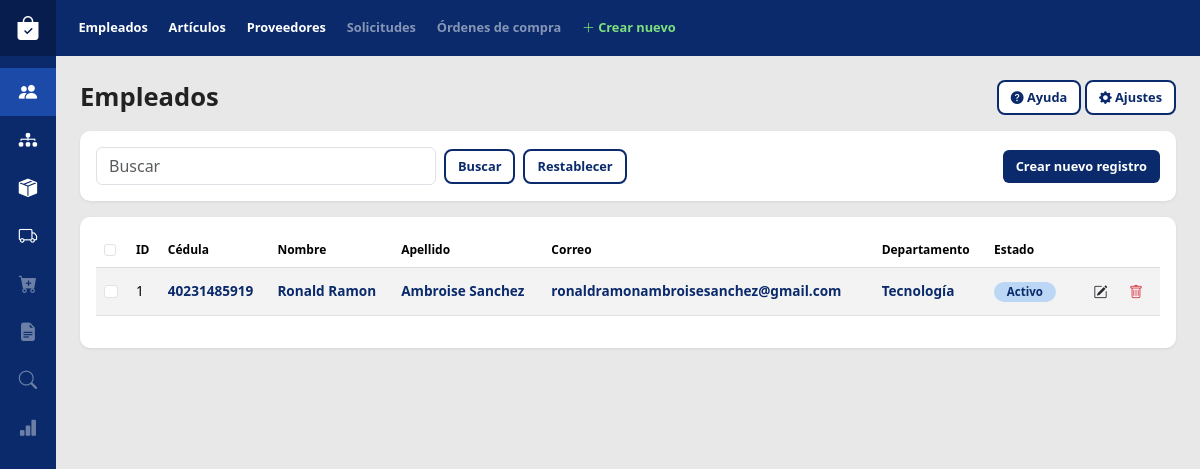
The app's page /compras/index.php with its own data.
### tables this page shows
CREATE TABLE `empleados` (
  `id` int(11) NOT NULL,
  `cedula` varchar(20) NOT NULL,
  `nombre` varchar(80) NOT NULL,
  `apellido` varchar(80) NOT NULL,
  `email` varchar(120) DEFAULT NULL,
  `departamento_id` int(11) NOT NULL,
  `estado` tinyint(4) NOT NULL DEFAULT 1
);

### compras/config.php (called while the page is built, shortened)
<?php
function e($s) { return htmlspecialchars((string)$s, ENT_QUOTES, 'UTF-8'); }
$MODULES = [
  'empleados' => ['t' => 'Empleados', 'table' => 'empleados', 'f' => [
      'cedula' => ['Cédula', 'text'], 'nombre' => ['Nombre', 'text'], 'apellido' => ['Apellido', 'text'],
      'email' => ['Correo', 'email'], 'departamento_id' => ['Departamento', 'fk', 'departamentos'],
      'estado' => ['Estado', 'estado']]],
  'departamentos' => ['t' => 'Departamentos', 'table' => 'departamentos', 'f' => [
      'nombre' => ['Nombre', 'text'], 'estado' => ['Estado', 'estado']]],
  'articulos' => ['t' => 'Artículos', 'table' => 'articulos', 'f' => [
      'codigo' => ['Código', 'text'], 'nombre' => ['Nombre', 'text'], 'marca' => ['Marca', 'text'],
      'unidad' => ['Unidad de medida', 'select', ['Unidad', 'Caja', 'Paquete', 'Resma', 'Libra', 'Litro', 'Metro']],
      'existencia' => ['Existencia', 'number'], 'estado' => ['Estado', 'estado']]],
  'proveedores' => ['t' => 'Proveedores', 'table' => 'proveedores', 'f' => [
      'rnc' => ['RNC', 'text'], 'nombre' => ['Nombre', 'text'], 'telefono' => ['Teléfono', 'tel'],
      'email' => ['Correo', 'email'], 'estado' => ['Estado', 'estado']]],
];

### compras/index.php (the view, shortened to what this page needs)
<?php
require 'config.php';
$m = $_GET['m'] ?? 'empleados';
$M = $MODULES[$m]; $T = $M['table']; $q = trim($_GET['q'] ?? '');
$sel = ['t.*']; $txt = []; $opts = [];
foreach ($M['f'] as $k => $f) {
    if ($f[1] === 'fk') {
        $sel[] = "(SELECT nombre FROM {$f[2]} x WHERE x.id=t.$k) AS {$k}_txt";
    } elseif ($f[1] !== 'estado') $txt[] = "t.$k";
}
$sql = 'SELECT ' . implode(',', $sel) . " FROM $T t"; $p = [];
$st = $db->prepare($sql . ' ORDER BY t.id DESC'); $st->execute($p); $rows = $st->fetchAll();
?>
<!doctype html>
<html lang="es">
<head>
<link href="https://cdn.jsdelivr.net/npm/bootstrap@5.3.3/dist/css/bootstrap.min.css" rel="stylesheet">
<link href="https://cdn.jsdelivr.net/npm/bootstrap-icons@1.11.3/font/bootstrap-icons.css" rel="stylesheet">
<link href="style.css" rel="stylesheet">
</head>
<body>
<header class="topbar">
  <i class="bi bi-bag-check-fill logo"></i>
  <nav>
    <a href="?m=empleados">Empleados</a><a href="?m=articulos">Artículos</a><a href="?m=proveedores">Proveedores</a>
    <a class="off" title="Próximamente">Solicitudes</a><a class="off" title="Próximamente">Órdenes de compra</a>
    <a href="?m=<?= e($m) ?>" class="create" onclick="openForm();return false;"><i class="bi bi-plus-lg"></i> Crear nuevo</a>
  </nav>
</header>
<aside class="sidebar">
  <?php foreach ($SIDE as [$k, $ic, $title, $on]): ?>
    <a <?= $on ? 'href="?m=' . $k . '"' : '' ?> class="<?= $k === $m ? 'active ' : '' ?><?= $on ? '' : 'off' ?>"
       title="<?= e($title . ($on ? '' : ' (próximamente)')) ?>"><i class="bi <?= $ic ?>"></i></a>
  <?php endforeach; ?>
</aside>
<main class="content">
  <div class="d-flex justify-content-between align-items-center mb-3">
    <h1><?= e($M['t']) ?></h1>
    <div><button class="btn btn-outline-navy"><i class="bi bi-question-circle-fill"></i> Ayuda</button>
         <button class="btn btn-outline-navy"><i class="bi bi-gear-fill"></i> Ajustes</button></div>
  </div>
  <div class="panel mb-3">
    <form class="d-flex gap-2 align-items-center" method="get">
      <input class="form-control search" name="q" placeholder="Buscar" value="<?= e($q) ?>">
      <button class="btn btn-outline-navy">Buscar</button>
      <a class="btn btn-outline-navy" href="?m=<?= e($m) ?>">Restablecer</a>
      <button type="button" class="btn btn-navy ms-auto" onclick="openForm()">Crear nuevo registro</button>
    </form>
  </div>
  <div class="panel table-responsive">
    <table class="table table-hover align-middle">
      <thead><tr>
        <th><input type="checkbox" class="form-check-input" id="all"></th><th>ID</th>
        <?php foreach ($M['f'] as $f): ?><th><?= e($f[0]) ?></th><?php endforeach; ?><th></th>
      </tr></thead>
      <tbody>
      <?php foreach ($rows as $r): ?>
        <tr>
          <td><input type="checkbox" class="form-check-input row-check"></td><td><?= $r['id'] ?></td>
          <?php foreach ($M['f'] as $k => $f): ?>
            <td><?php if ($f[1] === 'estado'): ?>
                  <span class="pill <?= $r[$k] ? '' : 'pill-off' ?>"><?= $r[$k] ? 'Activo' : 'Inactivo' ?></span>
                <?php elseif ($f[1] === 'fk'): ?><?= e($r[$k . '_txt']) ?>
                <?php else: ?><?= e($r[$k]) ?><?php endif; ?></td>
          <?php endforeach; ?>
          <td class="text-end text-nowrap">
            <button class="btn btn-sm" onclick="openForm(<?= $r['id'] ?>)" title="Editar"><i class="bi bi-pencil-square"></i></button>
            <button class="btn btn-sm text-danger" onclick="del(<?= $r['id'] ?>)" title="Eliminar"><i class="bi bi-trash"></i></button>
          </td>
        </tr>
      <?php endforeach; if (!$rows): ?>
        <tr><td colspan="<?= count($M['f']) + 3 ?>" class="text-center text-muted py-4">Sin registros</td></tr>
      <?php endif; ?>
      </tbody>
    </table>
  </div>
</main>
</body></html>

### compras/style.css (style rules this page uses)
:root { --navy: #0a2a6b; --navy-d: #061d4d; --bg: #e8e8e8; }
body { background: var(--bg); font-size: .85rem; color: #222; }
.topbar { position: fixed; top: 0; left: 0; right: 0; height: 56px; background: var(--navy); display: flex; align-items: center; z-index: 20; }
.topbar .logo { width: 56px; text-align: center; color: #fff; font-size: 1.5rem; background: var(--navy-d); line-height: 56px; }
.topbar nav { display: flex; gap: 1.3rem; padding-left: 1.4rem; overflow-x: auto; white-space: nowrap; }
.topbar a { color: #fff; text-decoration: none; font-weight: 600; font-size: .8rem; cursor: pointer; }
.topbar a.off { opacity: .5; cursor: not-allowed; }
.topbar a.create { color: #7ee07e; }
.sidebar { position: fixed; top: 56px; bottom: 0; left: 0; width: 56px; background: var(--navy); display: flex; flex-direction: column; align-items: center; padding-top: 12px; z-index: 10; }
.sidebar a { color: #fff; font-size: 1.15rem; width: 56px; height: 48px; display: flex; align-items: center; justify-content: center; text-decoration: none; }
.sidebar a:hover, .sidebar a.active { background: #1b4aa8; }
.sidebar a.off { opacity: .4; cursor: not-allowed; }
.content { margin: 56px 0 0 56px; padding: 1.5rem 1.5rem 3rem; }
h1 { font-size: 1.6rem; font-weight: 700; margin: 0; }
.panel { background: #fff; border-radius: 10px; padding: 1rem; box-shadow: 0 1px 3px rgba(0,0,0,.08); }
.search { max-width: 340px; }
.btn-navy { background: var(--navy); color: #fff; font-weight: 600; font-size: .8rem; }
.btn-outline-navy { border: 2px solid var(--navy); color: var(--navy); font-weight: 600; font-size: .8rem; background: #fff; border-radius: 8px; }
.table thead th { font-size: .75rem; font-weight: 700; border-bottom: 1px solid #ddd; white-space: nowrap; }
.table tbody tr:nth-child(odd) td { background: #f3f3f3; }
.table td:nth-child(n+3) { font-weight: 600; color: var(--navy); }
.pill { background: #bcd7f5; color: var(--navy); border-radius: 999px; padding: .15rem .8rem; font-size: .72rem; font-weight: 700; }

### records on screen
empleados: id "1", cedula "40231485919", nombre "Ronald Ramon", apellido "Ambroise Sanchez", email "ronaldramonambroisesanchez@gmail.com", k "Tecnología", estado "Activo"

### other values on screen
$M['t'] "Empleados"
$f[0] "Cédula"
$f[0] "Nombre"
$f[0] "Apellido"
$f[0] "Correo"
$f[0] "Departamento"
$f[0] "Estado"
